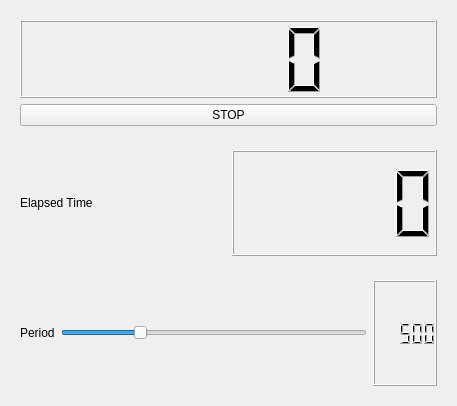
<?xml version="1.0" encoding="UTF-8"?>
<ui version="4.0">
 <class>Counter</class>
 <widget class="QWidget" name="Counter">
  <property name="geometry">
   <rect>
    <x>0</x>
    <y>0</y>
    <width>457</width>
    <height>406</height>
   </rect>
  </property>
  <property name="windowTitle">
   <string>Counter</string>
  </property>
  <layout class="QVBoxLayout" name="verticalLayout">
   <item>
    <widget class="QWidget" name="widget_2" native="true">
     <layout class="QVBoxLayout" name="verticalLayout_3">
      <item>
       <widget class="QLCDNumber" name="lcdNumber"/>
      </item>
      <item>
       <widget class="QPushButton" name="button">
        <property name="minimumSize">
         <size>
          <width>306</width>
          <height>0</height>
         </size>
        </property>
        <property name="text">
         <string>STOP</string>
        </property>
        <property name="checkable">
         <bool>true</bool>
        </property>
       </widget>
      </item>
     </layout>
    </widget>
   </item>
   <item>
    <widget class="QWidget" name="widget_3" native="true">
     <layout class="QHBoxLayout" name="horizontalLayout">
      <item>
       <widget class="QLabel" name="label_2">
        <property name="text">
         <string>Elapsed Time</string>
        </property>
       </widget>
      </item>
      <item>
       <widget class="QLCDNumber" name="elapsedLcd"/>
      </item>
     </layout>
    </widget>
   </item>
   <item>
    <widget class="QWidget" name="widget" native="true">
     <layout class="QHBoxLayout" name="horizontalLayout_2">
      <item>
       <widget class="QLabel" name="label">
        <property name="text">
         <string>Period</string>
        </property>
       </widget>
      </item>
      <item>
       <widget class="QSlider" name="horizontalSlider">
        <property name="minimum">
         <number>10</number>
        </property>
        <property name="maximum">
         <number>2000</number>
        </property>
        <property name="value">
         <number>500</number>
        </property>
        <property name="orientation">
         <enum>Qt::Horizontal</enum>
        </property>
       </widget>
      </item>
      <item>
       <widget class="QLCDNumber" name="periodLcd">
        <property name="intValue" stdset="0">
         <number>500</number>
        </property>
       </widget>
      </item>
     </layout>
    </widget>
   </item>
  </layout>
 </widget>
 <resources/>
 <connections>
  <connection>
   <sender>horizontalSlider</sender>
   <signal>valueChanged(int)</signal>
   <receiver>periodLcd</receiver>
   <slot>display(int)</slot>
   <hints>
    <hint type="sourcelabel">
     <x>159</x>
     <y>337</y>
    </hint>
    <hint type="destinationlabel">
     <x>291</x>
     <y>331</y>
    </hint>
   </hints>
  </connection>
 </connections>
</ui>
